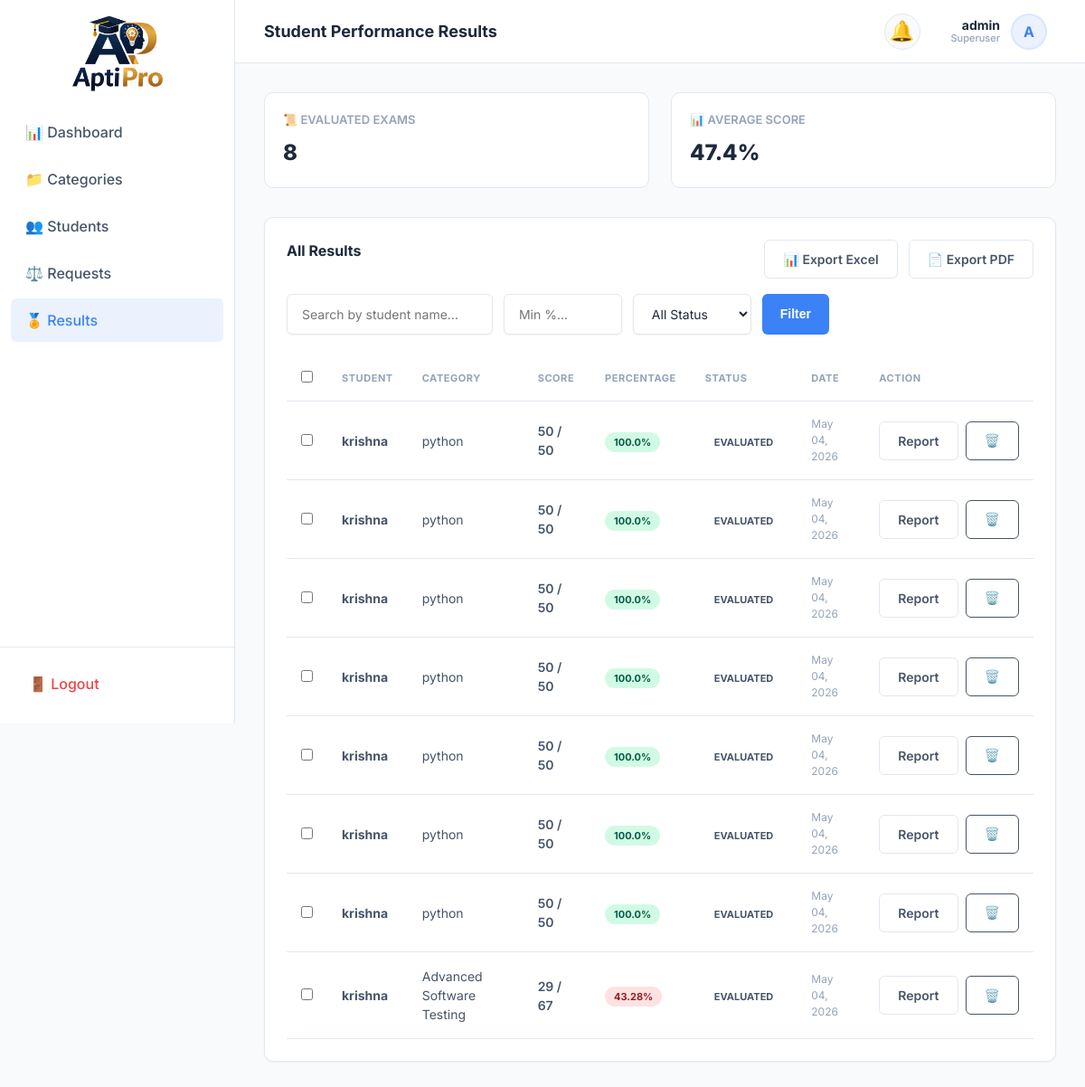
The app's page /admin-panel/results/ (signed in), older data.
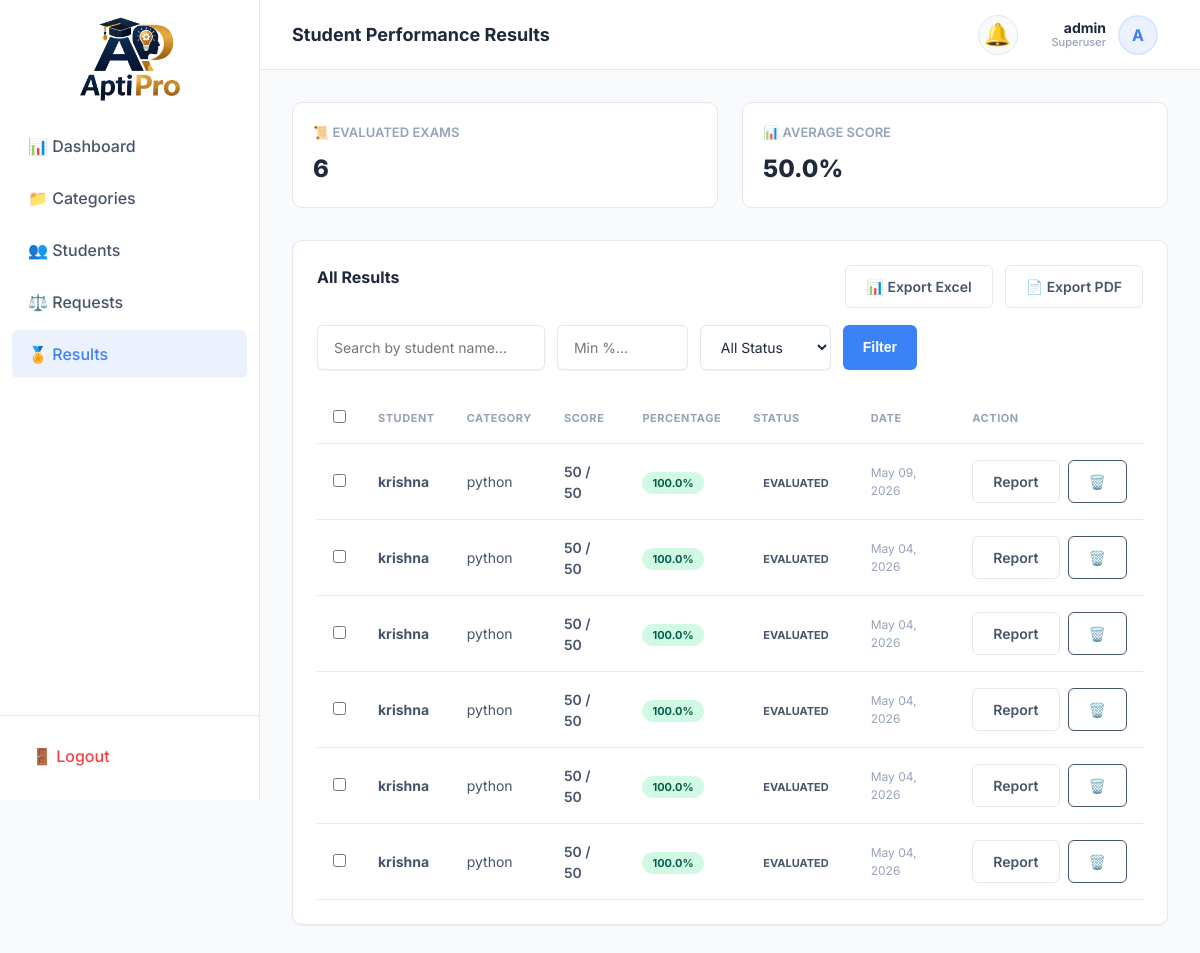
The same page, newer data.
### exams/models.py (models this page shows, shortened)
class StudentExamResult(models.Model):
    class Status(models.TextChoices):
        IN_PROGRESS = 'In Progress', 'In Progress'
        SUBMITTED = 'Submitted', 'Submitted'
        EVALUATED = 'Evaluated', 'Evaluated'
    id = models.UUIDField(
        primary_key=True,
        default=uuid.uuid4,
        editable=False,
    )
    student = models.ForeignKey(
        settings.AUTH_USER_MODEL,
        on_delete=models.CASCADE,
        related_name='exam_results',
        help_text='Student who took this exam.',
    )
    exam_paper = models.OneToOneField(
        ExamPaper,
        on_delete=models.PROTECT,
        related_name='result',
        help_text='The specific paper this result corresponds to.',
    )
    total_marks_obtained = models.DecimalField(
        max_digits=7,
        decimal_places=2,
        default=0,
        help_text='Auto-calculated sum of marks from correct answers.',
    )
    total_marks_possible = models.PositiveIntegerField(
        default=0,
        help_text='Mirrors exam_paper.total_marks for quick access.',
    )
    status = models.CharField(
        max_length=15,
        choices=Status.choices,
        default=Status.IN_PROGRESS,
        db_index=True,
    )
    started_at = models.DateTimeField(
        auto_now_add=True,
        help_text='When the student started the exam.',
    )
    submitted_at = models.DateTimeField(
        null=True,
        blank=True,
        help_text='When the student submitted their answers.',
    )
    completed_at = models.DateTimeField(
        null=True,
        blank=True,
        help_text='When auto-evaluation finished.',
    )
    class Meta:
        verbose_name = 'Student Exam Result'
        verbose_name_plural = 'Student Exam Results'
        ordering = ['-started_at']
        indexes = [
            models.Index(fields=['student', '-started_at'], name='idx_result_student'),
            models.Index(fields=['status'], name='idx_result_status'),
            models.Index(fields=['-completed_at'], name='idx_result_completed'),
        ]
    def percentage(self):
        if self.total_marks_possible == 0:
            return 0
        return round(
            (float(self.total_marks_obtained) / self.total_marks_possible) * 100, 2
        )
    def is_passed(self, pass_percentage=85):
        return self.percentage() >= pass_percentage

class CustomUser(AbstractUser):
    class Role(models.TextChoices):
        STUDENT = 'Student', 'Student'
        ADMIN = 'Admin', 'Admin'
    role = models.CharField(
        max_length=10,
        choices=Role.choices,
        default=Role.STUDENT,
        db_index=True,
        help_text='Determines UI experience. Admin dashboard requires is_superuser.',
    )
    whatsapp_number = models.CharField(
        max_length=15,
        blank=True,
        validators=[
            RegexValidator(
                regex=r'^\+?1?\d{9,15}$',
                message='WhatsApp number must be 9-15 digits, optionally starting with +.',
            )
        ],
        help_text='WhatsApp number for direct contact.',
    )
    phone_number = models.CharField(
        max_length=15,
        blank=True,
        validators=[
            RegexValidator(
                regex=r'^\+?1?\d{9,15}$',
                message='Phone number must be 9-15 digits, optionally starting with +.',
            )
        ],
        help_text='Primary contact number.',
    )
    profile_photo = models.ImageField(
        upload_to='profile_photos/%Y/%m/',
        blank=True,
        null=True,
        help_text='Student profile picture.',
    )
    date_of_birth = models.DateField(
        blank=True,
        null=True,
        help_text='Student date of birth.',
    )
    address = models.TextField(
        blank=True,
        help_text='Full postal address.',
    )
    institution = models.CharField(
        max_length=200,
        blank=True,
        help_text='School / college / university name.',
    )
    @property
    def name(self):
        if self.first_name and self.last_name:
            return f"{self.first_name} {self.last_name}"
        return self.first_name or self.username
    class Meta:
        verbose_name = 'User'
        verbose_name_plural = 'Users'
        ordering = ['-date_joined']
        indexes = [
            models.Index(fields=['role'], name='idx_user_role'),
            models.Index(fields=['-date_joined'], name='idx_user_joined'),
            models.Index(fields=['email'], name='idx_user_email'),
        ]

class ExamPaper(models.Model):
    id = models.UUIDField(
        primary_key=True,
        default=uuid.uuid4,
        editable=False,
    )
    student = models.ForeignKey(
        settings.AUTH_USER_MODEL,
        on_delete=models.CASCADE,
        related_name='exam_papers',
        help_text='Student this paper was generated for.',
    )
    category = models.ForeignKey(
        'Category',
        on_delete=models.CASCADE,
        related_name='exam_papers',
        help_text='Category this exam belongs to.',
        null=True, # For existing records during migration
    )
    questions = models.ManyToManyField(
        Question,
        through='ExamPaperQuestion',
        related_name='exam_papers',
        help_text='Questions included in this paper (via through model).',
    )
    total_marks = models.PositiveIntegerField(
        default=0,
        help_text='Sum of marks for all included questions (cached on generation).',
    )
    total_duration_minutes = models.PositiveIntegerField(
        default=0,
        help_text='Sum of per-question time limits in minutes (cached on generation).',
    )
    created_at = models.DateTimeField(auto_now_add=True, db_index=True)
    class Meta:
        verbose_name = 'Exam Paper'
        verbose_name_plural = 'Exam Papers'
        ordering = ['-created_at']
        indexes = [
            models.Index(fields=['student', 'category', '-created_at'], name='idx_paper_stud_cat'),
            models.Index(fields=['student', '-created_at'], name='idx_paper_student'),
        ]

class Category(models.Model):
    name = models.CharField(
        max_length=100,
        unique=True,
        db_index=True,
        help_text='Name of the exam category.'
    )
    description = models.TextField(
        blank=True,
        help_text='Brief overview of what this category covers.'
    )
    created_at = models.DateTimeField(auto_now_add=True, db_index=True)
    is_active = models.BooleanField(
        default=True,
        db_index=True,
        help_text='Whether this category is visible to students.'
    )
    class Meta:
        verbose_name = 'Category'
        verbose_name_plural = 'Categories'
        ordering = ['name']
        indexes = [
            models.Index(fields=['name'], name='idx_cat_name'),
            models.Index(fields=['-created_at'], name='idx_cat_created'),
        ]

### exams/views.py (the view, shortened to what this page needs)
# urls.py: path('admin-panel/results/', views.AdminResultsView.as_view(), name='admin_results'),
class AdminResultsView(SuperuserRequiredMixin, ListView):
    template_name = 'exams/admin/results.html'
    context_object_name = 'results'
    paginate_by = 20
    def get_filtered_queryset(self):
        qs = StudentExamResult.objects.select_related(
            'student', 'exam_paper', 'exam_paper__category'
        ).order_by('-started_at')
        status = self.request.GET.get('status', '').strip()
        search = self.request.GET.get('search', '').strip()
        min_pct = self.request.GET.get('min_percentage', '').strip()
        if status:
            qs = qs.filter(status=status)
        if search:
            qs = qs.filter(
                Q(student__username__icontains=search) |
                Q(student__first_name__icontains=search) |
                Q(student__last_name__icontains=search)
            )
        return qs
    def get_queryset(self):
        return self.get_filtered_queryset()
    def get_context_data(self, **kwargs):
        ctx = super().get_context_data(**kwargs)
        ctx['status_choices'] = StudentExamResult.Status.choices
        ctx['current_status'] = self.request.GET.get('status', '')
        ctx['search'] = self.request.GET.get('search', '')
        ctx['min_percentage'] = self.request.GET.get('min_percentage', '')
        qs = self.get_queryset()
        evaluated = qs.filter(status='Evaluated')
        ctx['total_evaluated'] = evaluated.count()
        avg = evaluated.aggregate(avg=Avg('total_marks_obtained'))
        ctx['avg_marks'] = round(avg['avg'] or 0, 1)
        return ctx

### exams/mixins.py (called while the page is built)
    def test_func(self):
        return self.request.user.is_superuser

### templates/exams/admin/results.html (shortened to what the changed rows need)
{% extends 'base.html' %}
{% block page_title %}Student Performance Results{% endblock %}
{% block content %}
<div class="stats-grid" style="margin-bottom: 32px;">
    <div class="stat-box">
        <div class="stat-label">📜 Evaluated Exams</div>
        <div class="stat-value">{{ total_evaluated|default:0 }}</div>
    </div>
    <div class="stat-box">
        <div class="stat-label">📊 Average Score</div>
        <div class="stat-value">{{ avg_marks|default:0 }}%</div>
    </div>
</div>
<div class="card">
    <form id="bulk-delete-form" action="{% url 'admin_bulk_delete_results' %}" method="POST"
          onsubmit="confirmAction({event: event, title: 'Delete Selected Results?', text: 'These results will be permanently removed from the database.', confirmButtonText: 'Yes, Delete All', callback: () => this.submit()});">
        <div class="table-container">
            <table class="data-table">
                <thead>
                    <tr>
                        <th style="width: 40px;"><input type="checkbox" id="select-all"></th>
                        <th>Student</th>
                        <th>Category</th>
                        <th>Score</th>
                        <th>Percentage</th>
                        <th>Status</th>
                        <th>Date</th>
                        <th>Action</th>
                    </tr>
                </thead>
                <tbody>
                    {% for r in results %}
                    <tr>
                        <td><input type="checkbox" name="selected_ids" value="{{ r.id }}" class="record-checkbox"></td>
                        <td style="font-weight: 700;">{{ r.student.username }}</td>
                        <td>{{ r.exam_paper.category.name }}</td>
                        <td style="font-weight: 600;">{{ r.total_marks_obtained|floatformat:0 }} / {{ r.total_marks_possible }}</td>
                        <td>
                            <span class="badge {% if r.is_passed %}badge-approved{% else %}badge-rejected{% endif %}" style="font-weight: 700;">
                                {{ r.percentage }}%
                            </span>
                        </td>
                        <td><span class="badge badge-{{ r.status|lower }}">{{ r.status }}</span></td>
                        <td style="font-size: 12px; color: var(--text-muted);">{{ r.started_at|date:"M d, Y" }}</td>
                        <td>
                            <div style="display: flex; gap: 8px;">
                                <a href="{% url 'admin_result_detail' r.id %}" class="btn btn-outline btn-sm" title="View Report">Report</a>
                                <button type="button" onclick="confirmDelete('{{ r.id }}', '{{ r.student.username }}')" class="btn btn-outline btn-sm" style="color: var(--accent-rejected); border-color: var(--accent-rejected);">🗑️</button>
                            </div>
                        </td>
                    </tr>
                    {% empty %}
                    <tr>
                        <td colspan="8" style="text-align: center; color: var(--text-muted); padding: 48px;">
                            No exam results found matching your criteria.
                        </td>
                    </tr>
                    {% endfor %}
                </tbody>
            </table>
        </div>
    </form>
</div>
{% endblock %}

Row changes from the older to the newer data that the page shows:
removed StudentExamResult: student.username "krishna", exam_paper.category.name "python", total_marks_obtained "50", total_marks_possible "50", percentage "100.0", status "EVALUATED", started_at "May 04, 2026"
removed StudentExamResult: student.username "krishna", exam_paper.category.name "python", total_marks_obtained "50", total_marks_possible "50", percentage "100.0", status "EVALUATED", started_at "May 04, 2026"
removed StudentExamResult: student.username "krishna", exam_paper.category.name "Advanced Software Testing", total_marks_obtained "29", total_marks_possible "67", percentage "43.28", status "EVALUATED", started_at "May 04, 2026"
added StudentExamResult: student.username "krishna", exam_paper.category.name "python", total_marks_obtained "50", total_marks_possible "50", percentage "100.0", status "EVALUATED", started_at "May 09, 2026"
Text that changed along with them:
{{ total_evaluated|default:0 }}: "8" → "6"
{{ avg_marks|default:0 }}: "47.4" → "50.0"
